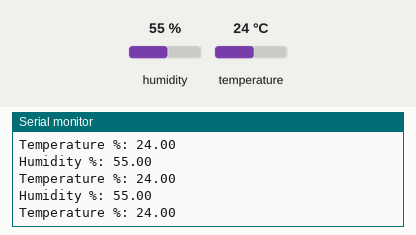
Recording of a sketch running on a simulated Arduino Uno, built with avr-gcc and run on an emulated ATmega328P. On the bench: the last lines printed to the serial monitor. Inputs (shaded band) come from the test bench; at power-on: humidity 55 %, temperature 24 °C.

Above: at 2.8 s.
2.9 s: humidity set to 22 %
At 5.5 s:
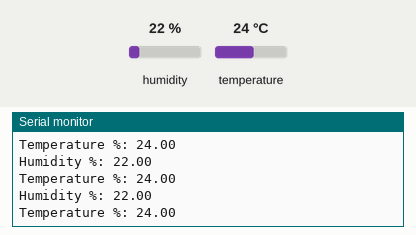
5.6 s: temperature set to 12 °C
At 6.9 s:
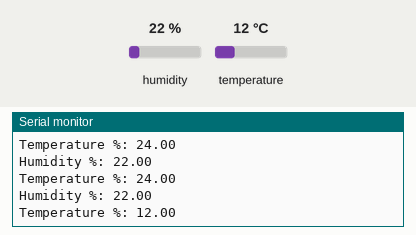
8.3 s: humidity set to 40 %
At 8.3 s:
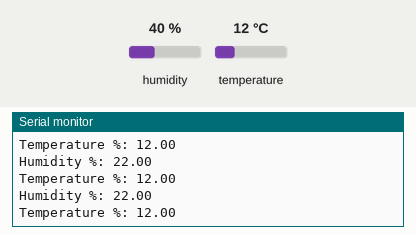
Timing chart, 0 to 11.3 s (numbered marks = the images above; inputs shaded):
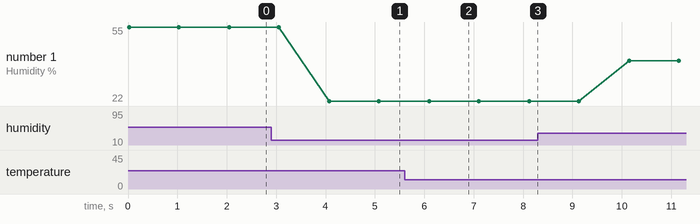

Measured:
- after the input at 2.9 s, the serial monitor: prints a new line after 1.2 s (image 1)
- after the input at 5.6 s, the serial monitor: prints a new line after 0.52 s (image 2)
- plotted number 1: 55 → 22 after the input at 2.9 s, 22 → 40 after the input at 8.3 s

The sketch:

ex3.ino
```cpp
#include <DHT.h>

DHT dht(2, DHT11);

void setup() {
  Serial.begin(9600);
  dht.begin();
}

void loop() {
  float h = dht.readHumidity();
  float t = dht.readTemperature();

  Serial.print("Humidity %: ");
  Serial.println(h);
  Serial.print("Temperature %: ");
  Serial.println(t);

  delay(1000);
}
```
